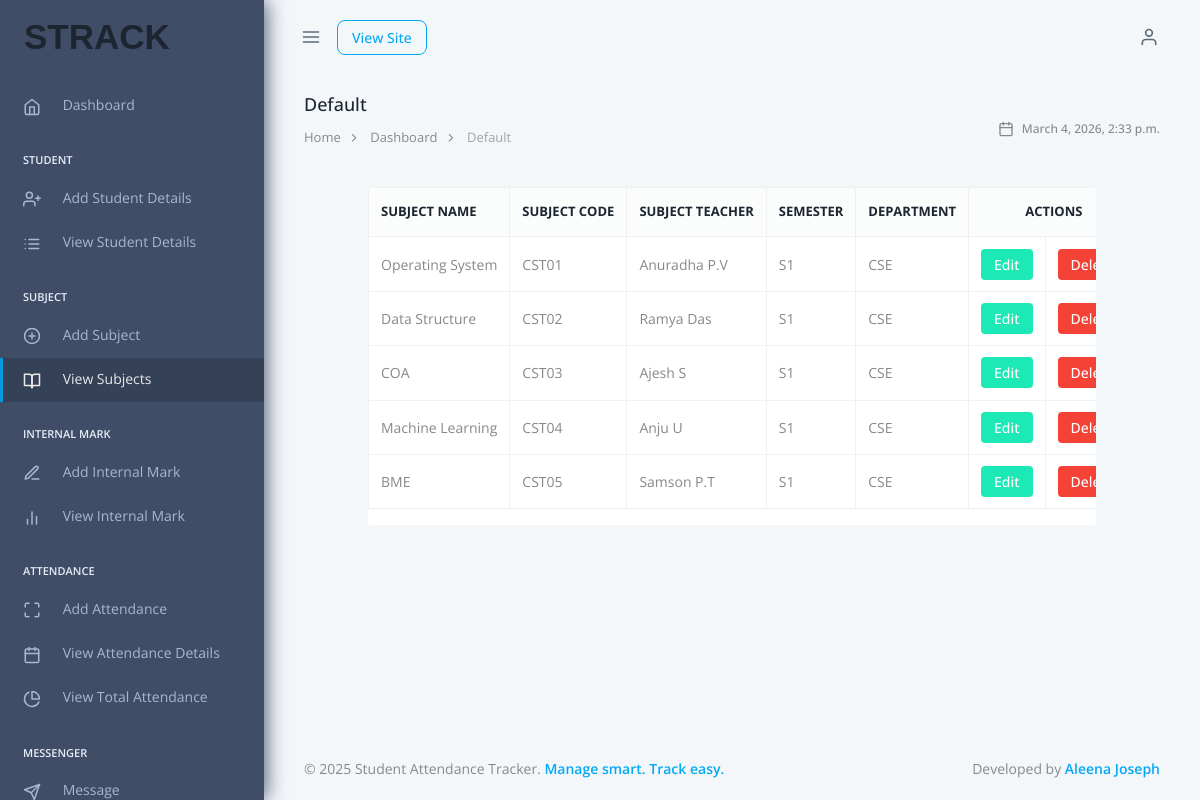
The app's page /DisplaysubjectPage/ with its own data.
### TeacherApp/models.py (models this page shows, shortened)
class Subjectdb(models.Model):
    Subject_name = models.CharField(max_length=30,unique=True)
    Subject_code = models.CharField(max_length=30, unique=True)
    Subject_teacher = models.CharField(max_length=30)
    Subject_sem = models.CharField(max_length=30)
    Subject_dep = models.CharField(max_length=30)

### TeacherApp/views.py (the view)
# urls.py: path('DisplaysubjectPage/', views.DisplaysubjectPage, name="DisplaysubjectPage"),
def DisplaysubjectPage(request):
    date = datetime.datetime.now()
    data = Subjectdb.objects.all()
    return render(request, "displaysubject.html", {'data': data, 'date': date})

### TeacherApp/templates/displaysubject.html
{% extends 'index.html' %}
{% load static %}
{% block content %}
<div class="container mt-5">
    <div class="table-responsive shadow-sm p-3 bg-white rounded">
        <table class="table table-bordered table-hover" style="text-align:justify;">
            <thead class="table-dark">
            <tr>
                <th>Subject Name</th>
                <th>Subject Code</th>
                <th>Subject Teacher</th>
                <th>Semester</th>
                <th>Department</th>
                <th colspan="2" style="text-align:center;">Actions</th>
            </tr>
            </thead>
            <tbody>
            {% for i in data %}
            <tr>
                <td>{{ i.Subject_name }}</td>
                <td>{{ i.Subject_code }}</td>
                <td>{{ i.Subject_teacher }}</td>
                <td>{{ i.Subject_sem }}</td>
                <td>{{ i.Subject_dep }}</td>
                <td>
                    <a href="{% url 'EditsubjectPage' sub_id=i.id %}">
                        <button class="btn btn-success btn-sm px-3">Edit</button>
                    </a>
                </td>
                <td>
                    <a href="{% url 'Deletesubject' sub_id=i.id %}"
                       onclick="return confirm('Are you sure you want to delete this subject?');">
                        <button class="btn btn-danger btn-sm px-3">Delete</button>
                    </a>
                </td>
            </tr>
            {% endfor %}
            </tbody>
        </table>
    </div>
</div>
{% endblock %}

### records on screen
Subjectdb: Subject_name "Operating System", Subject_code "CST01", Subject_teacher "Anuradha P.V", Subject_sem "S1", Subject_dep "CSE"
Subjectdb: Subject_name "Data Structure", Subject_code "CST02", Subject_teacher "Ramya Das", Subject_sem "S1", Subject_dep "CSE"
Subjectdb: Subject_name "COA", Subject_code "CST03", Subject_teacher "Ajesh S", Subject_sem "S1", Subject_dep "CSE"
Subjectdb: Subject_name "Machine Learning", Subject_code "CST04", Subject_teacher "Anju U", Subject_sem "S1", Subject_dep "CSE"
Subjectdb: Subject_name "BME", Subject_code "CST05", Subject_teacher "Samson P.T", Subject_sem "S1", Subject_dep "CSE"
